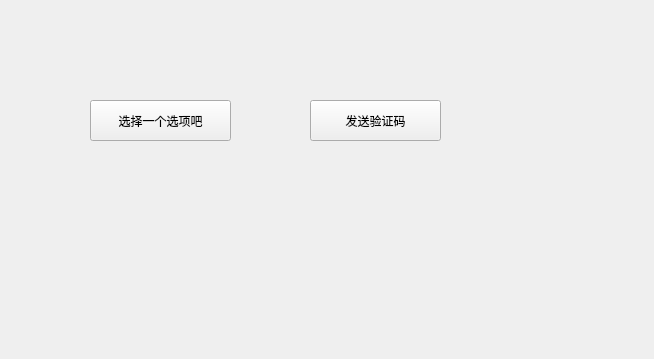
<?xml version="1.0" encoding="UTF-8"?>
<ui version="4.0">
 <class>Form</class>
 <widget class="QWidget" name="Form">
  <property name="geometry">
   <rect>
    <x>0</x>
    <y>0</y>
    <width>654</width>
    <height>359</height>
   </rect>
  </property>
  <property name="windowTitle">
   <string>Form</string>
  </property>
  <widget class="QPushButton" name="pushButton">
   <property name="geometry">
    <rect>
     <x>90</x>
     <y>100</y>
     <width>141</width>
     <height>41</height>
    </rect>
   </property>
   <property name="text">
    <string>选择一个选项吧</string>
   </property>
  </widget>
  <widget class="QPushButton" name="pushButton_2">
   <property name="geometry">
    <rect>
     <x>310</x>
     <y>100</y>
     <width>131</width>
     <height>41</height>
    </rect>
   </property>
   <property name="text">
    <string>发送验证码</string>
   </property>
  </widget>
 </widget>
 <resources/>
 <connections/>
</ui>
